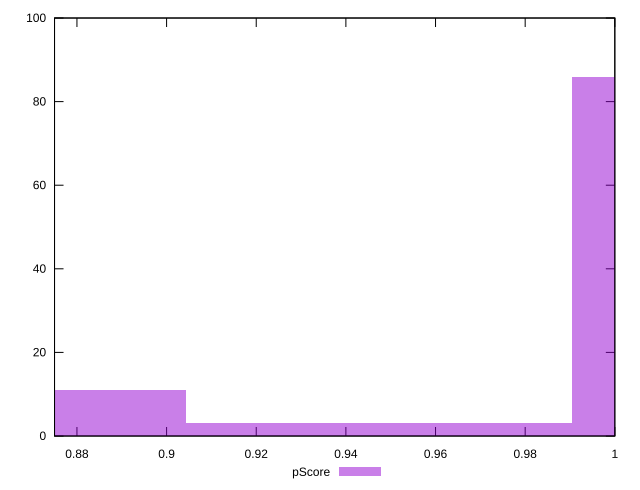

gnuplot code for this plot:
reset

$pScore <<EOF
1.0336137522782451 86
0.8613447935652042 11
0.9474792729217246 3
EOF

set key outside below
set boxwidth 0.08613447935652042
set xrange [0.875:1]
set yrange [0:100]
set trange [0:100]
set style fill transparent solid 0.5 noborder
set terminal svg size 640, 490 enhanced background rgb 'white'
set output "report_00019_2021-02-10T18-14-37.922Z//unminified-javascript/samples/pages+cached/pScore/histogram.svg"

plot $pScore title "pScore" with boxes

reset
